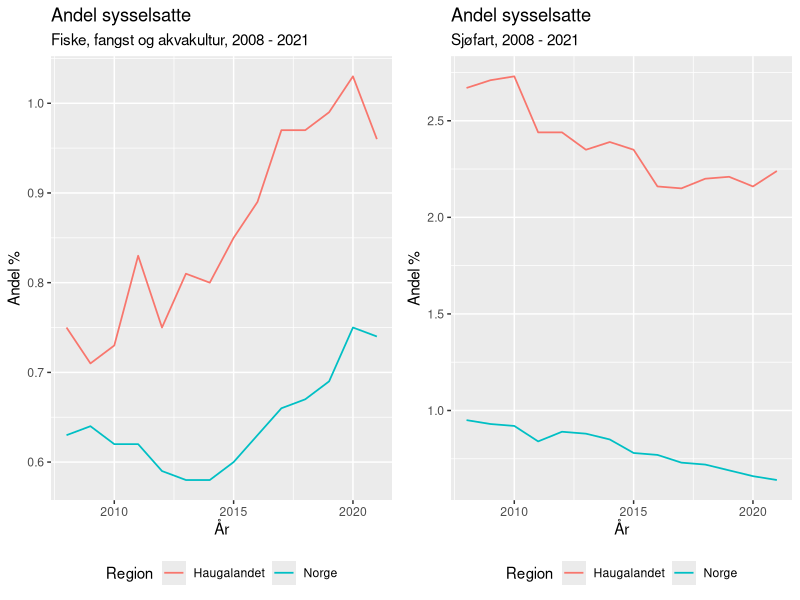
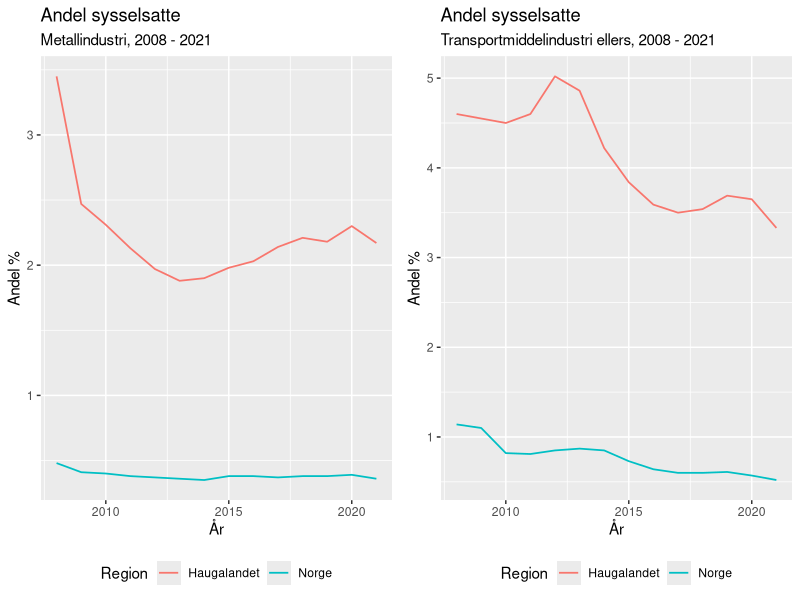
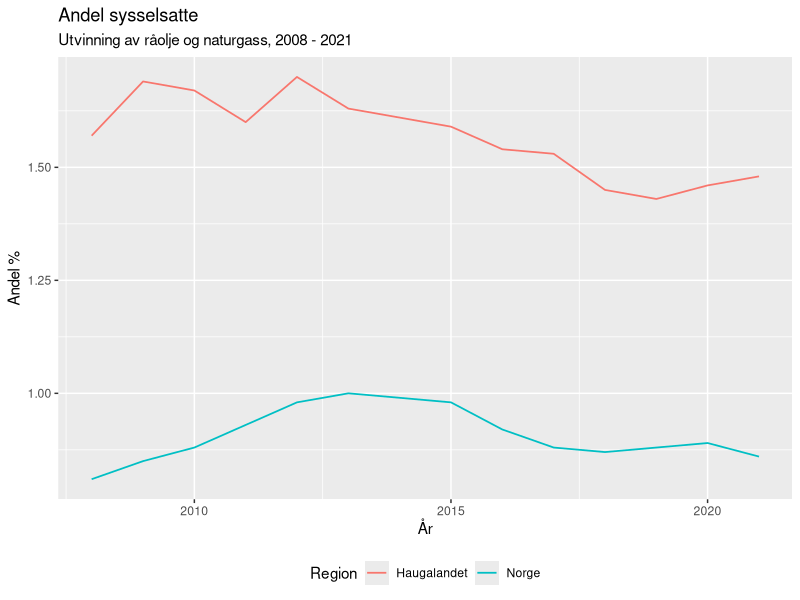
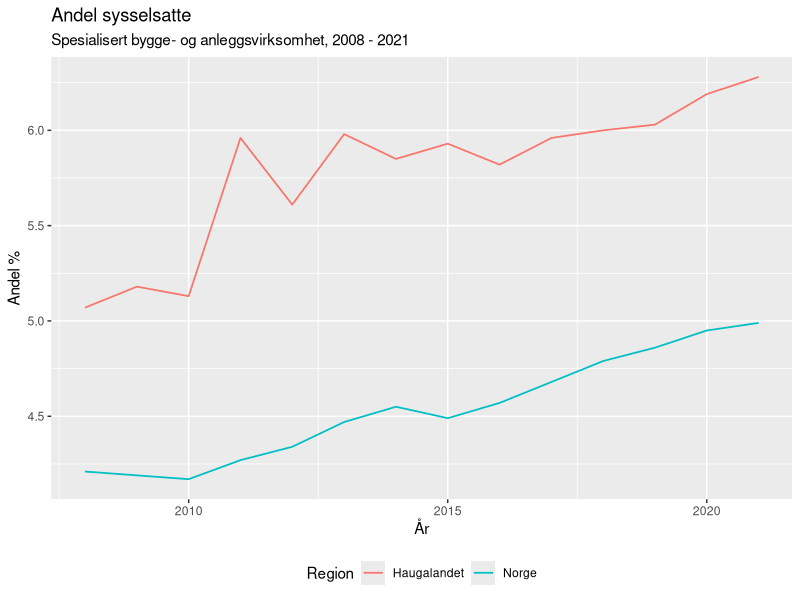
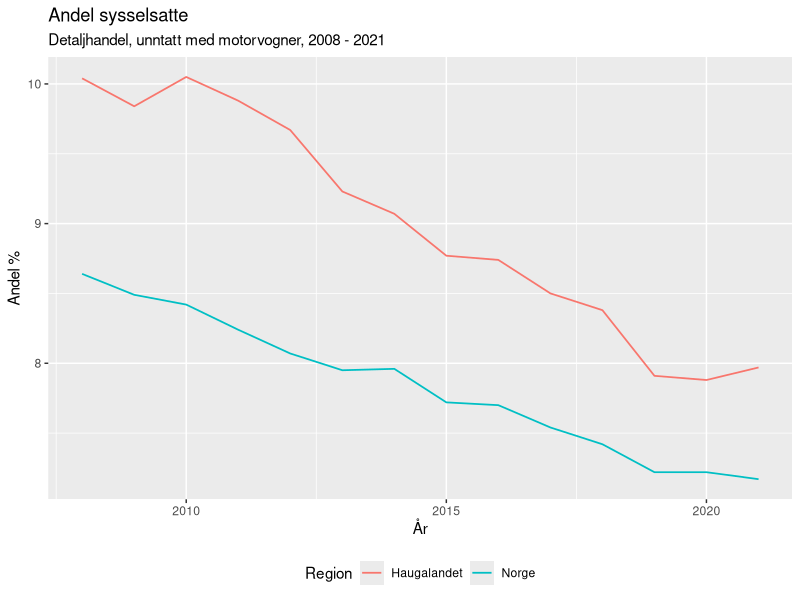
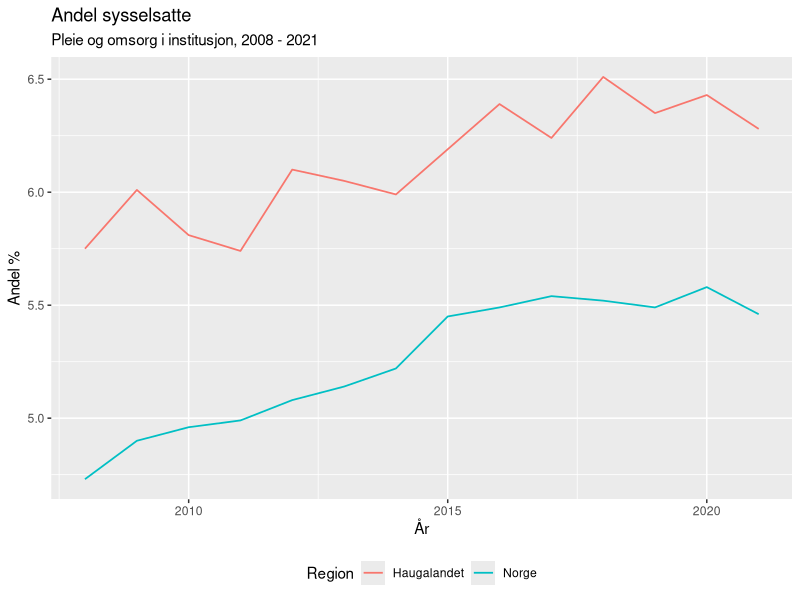
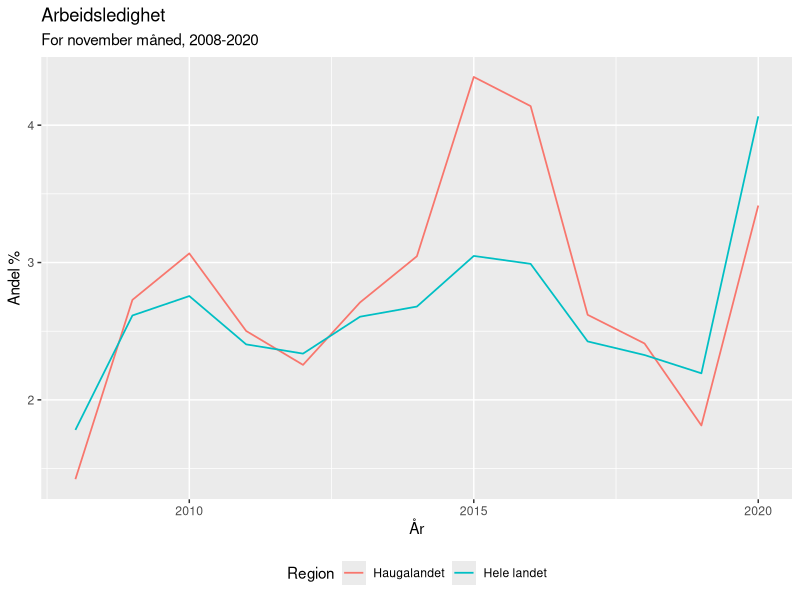

These figures' R source, in order:
## ---- chunk 1
library(tidyverse)
library(lubridate)
library(readr)
library(ggplot2)
library(ggpubr)
library(dplyr)
library(readxl)
library(data.table)
knitr::opts_chunk$set(echo=FALSE)
## ---- chunk 2
Tab_13470_andeler_naering <- read_excel("Data_R_MSB_210/Tab_13470_andeler_naering.xlsx")
## ---- chunk 3
Tab_13470_andeler_naering <- Tab_13470_andeler_naering %>% 
  mutate(ar = make_date(Aar))
## ---- chunk 4
Tab_13470_andeler_naering$Region <- replace(Tab_13470_andeler_naering$Region,Tab_13470_andeler_naering$Region=="Hele landet","Norge")
## ---- chunk 5
Tabell_Fiske_fangst_og_akvakultur <- Tab_13470_andeler_naering %>%
  select(ar, Region, Andel, Naering) %>%
  filter(Naering %in% c("Fiske, fangst og akvakultur")
    ) %>%
  ggplot(mapping = aes(x = ar, y = Andel, colour = Region)) +
  geom_line(aes(group = Region), lwd = 0.6) +
  theme(legend.position = 'bottom') +
  xlab("År") +
  ylab("Andel %") +
  labs(colour = "Andel sysselsatte") %>% 
  ggtitle("Fiske, fangst og akvakultur, 2008 - 2021") 

Tabell_Sjøfart <- Tab_13470_andeler_naering %>%
  select(ar, Region, Andel, Naering) %>%
  filter(Naering %in% c("Sjøfart")
    ) %>%
  ggplot(mapping = aes(x = ar, y = Andel, colour = Region)) +
  geom_line(aes(group = Region), lwd = 0.6) +
  theme(legend.position = 'bottom')+
  xlab("År") +
  ylab("Andel %") +
  labs(colour = "Andel sysselsatte") %>% 
  ggtitle("Sjøfart, 2008 - 2021")

ggarrange(Tabell_Fiske_fangst_og_akvakultur, Tabell_Sjøfart)
## ---- chunk 6
Tabell_Metallindustri <- Tab_13470_andeler_naering %>%
  select(ar, Region, Andel, Naering) %>%
  filter(Naering %in% c("Metallindustri")
    ) %>%
  ggplot(mapping = aes(x = ar, y = Andel, colour = Region)) +
  geom_line(aes(group = Region), lwd = 0.6) +
  theme(legend.position = 'bottom')+
  xlab("År") +
  ylab("Andel %") +
  labs(colour = "Andel sysselsatte") %>% 
  ggtitle("Metallindustri, 2008 - 2021")

Tabell_Transportmiddelindustri_ellers <- Tab_13470_andeler_naering %>%
 select(ar, Region, Andel, Naering) %>%
  filter(Naering %in% c("Transportmiddelindustri ellers")
    ) %>%
  ggplot(mapping = aes(x = ar, y = Andel, colour = Region)) +
  geom_line(aes(group = Region), lwd = 0.6) +
  theme(legend.position = 'bottom') +
  xlab("År") +
  ylab("Andel %") +
  labs(colour = "Andel sysselsatte") %>% 
  ggtitle("Transportmiddelindustri ellers, 2008 - 2021")

ggarrange(Tabell_Metallindustri, Tabell_Transportmiddelindustri_ellers)
## ---- chunk 7
Tab_13470_andeler_naering %>%
 select(ar, Region, Andel, Naering) %>%
  filter(Naering %in% c("Utvinning av råolje og naturgass")
    ) %>%
  ggplot(mapping = aes(x = ar, y = Andel, colour = Region)) +
  geom_line(aes(group = Region), lwd = 0.6) +
  theme(legend.position = 'bottom') +
  xlab("År") +
  ylab("Andel %") +
  labs(colour = "Andel sysselsatte") %>% 
  ggtitle("Utvinning av råolje og naturgass, 2008 - 2021")
## ---- chunk 8
Tab_13470_andeler_naering %>%
 select(ar, Region, Andel, Naering) %>%
  filter(Naering %in% c("Spesialisert bygge- og anleggsvirksomhet")
    ) %>%
  ggplot(mapping = aes(x = ar, y = Andel, colour = Region)) +
  geom_line(aes(group = Region), lwd = 0.6) +
  theme(legend.position = 'bottom') +
  xlab("År") +
  ylab("Andel %") +
  labs(colour = "Andel sysselsatte") %>% 
  ggtitle("Spesialisert bygge- og anleggsvirksomhet, 2008 - 2021")
## ---- chunk 9
Tab_13470_andeler_naering %>%
 select(ar, Region, Andel, Naering) %>%
  filter(Naering %in% c("Detaljhandel, unntatt med motorvogner")
    ) %>%
  ggplot(mapping = aes(x = ar, y = Andel, colour = Region)) +
  geom_line(aes(group = Region), lwd = 0.6) +
  theme(legend.position = 'bottom') +
  xlab("År") +
  ylab("Andel %") +
  labs(colour = "Andel sysselsatte") %>% 
  ggtitle("Detaljhandel, unntatt med motorvogner, 2008 - 2021")
## ---- chunk 10
Tab_13470_andeler_naering %>%
 select(ar, Region, Andel, Naering) %>%
  filter(Naering %in% c("Pleie og omsorg i institusjon")
    ) %>%
  ggplot(mapping = aes(x = ar, y = Andel, colour = Region)) +
  geom_line(aes(group = Region), lwd = 0.6) +
  theme(legend.position = 'bottom') +
  xlab("År") +
  ylab("Andel %") +
  labs(colour = "Andel sysselsatte") %>% 
  ggtitle("Pleie og omsorg i institusjon, 2008 - 2021")
## ---- chunk 11
Tab_10539_13470_Nov <- read_excel("Data_R_MSB_210/Tab_10539_13470_Nov.xlsx")
## ---- chunk 12
Tab_10539_13470_Nov <- Tab_10539_13470_Nov %>% 
  mutate(ar = make_date(Aar))
## ---- chunk 13
Tab_10539_13470_Nov %>%
  select(ar, Region, Andel) %>%
  filter(Region %in% c("Haugalandet", "Hele landet")
    ) %>%
  ggplot(mapping = aes(x = ar, y = Andel, colour = Region)) +
  geom_line(aes(group = Region), lwd = 0.6) +
  theme(legend.position = 'bottom')+
  xlab("År") +
  ylab("Andel %") +
  labs(colour = "Arbeidsledighet") %>% 
  ggtitle("For november måned, 2008-2020")
